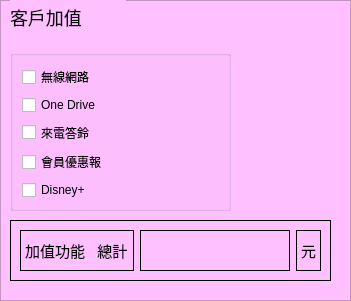
           <widget class="QFrame" name="VAT">
            <property name="geometry">
             <rect>
              <x>490</x>
              <y>20</y>
              <width>351</width>
              <height>301</height>
             </rect>
            </property>
            <property name="styleSheet">
             <string notr="true">QLabel{
	font-size:15px;
}
QFrame{
	background-color: rgb(255, 192, 255);
}
</string>
            </property>
            <property name="frameShape">
             <enum>QFrame::StyledPanel</enum>
            </property>
            <property name="frameShadow">
             <enum>QFrame::Raised</enum>
            </property>
            <widget class="QFrame" name="Summantion">
             <property name="geometry">
              <rect>
               <x>10</x>
               <y>220</y>
               <width>321</width>
               <height>61</height>
              </rect>
             </property>
             <property name="styleSheet">
              <string notr="true">QFrame{
	border:1px solid black;
}</string>
             </property>
             <property name="frameShape">
              <enum>QFrame::StyledPanel</enum>
             </property>
             <property name="frameShadow">
              <enum>QFrame::Raised</enum>
             </property>
             <layout class="QHBoxLayout" name="horizontalLayout_19">
              <item>
               <widget class="QLabel" name="label_37">
                <property name="text">
                 <string>加值功能   總計</string>
                </property>
               </widget>
              </item>
              <item>
               <widget class="QTextEdit" name="Total">
                <property name="maximumSize">
                 <size>
                  <width>150</width>
                  <height>80</height>
                 </size>
                </property>
                <property name="styleSheet">
                 <string notr="true">border:1px solid black;</string>
                </property>
               </widget>
              </item>
              <item>
               <widget class="QLabel" name="label_38">
                <property name="maximumSize">
                 <size>
                  <width>25</width>
                  <height>16777215</height>
                 </size>
                </property>
                <property name="text">
                 <string>元</string>
                </property>
               </widget>
              </item>
             </layout>
            </widget>
            <widget class="QGroupBox" name="groupBox_3">
             <property name="geometry">
              <rect>
               <x>10</x>
               <y>50</y>
               <width>221</width>
               <height>161</height>
              </rect>
             </property>
             <property name="title">
              <string/>
             </property>
             <layout class="QVBoxLayout" name="verticalLayout_3">
              <item>
               <widget class="QCheckBox" name="checkBox">
                <property name="text">
                 <string>無線網路</string>
                </property>
               </widget>
              </item>
              <item>
               <widget class="QCheckBox" name="checkBox_2">
                <property name="text">
                 <string>One Drive</string>
                </property>
               </widget>
              </item>
              <item>
               <widget class="QCheckBox" name="checkBox_3">
                <property name="text">
                 <string>來電答鈴</string>
                </property>
               </widget>
              </item>
              <item>
               <widget class="QCheckBox" name="checkBox_4">
                <property name="text">
                 <string>會員優惠報</string>
                </property>
               </widget>
              </item>
              <item>
               <widget class="QCheckBox" name="checkBox_5">
                <property name="text">
                 <string>Disney+</string>
                </property>
               </widget>
              </item>
             </layout>
            </widget>
            <widget class="QLabel" name="label_18">
             <property name="geometry">
              <rect>
               <x>10</x>
               <y>0</y>
               <width>116</width>
               <height>34</height>
              </rect>
             </property>
             <property name="styleSheet">
              <string notr="true">font-size:18px;</string>
             </property>
             <property name="text">
              <string>客戶加值</string>
             </property>
            </widget>
           </widget>
